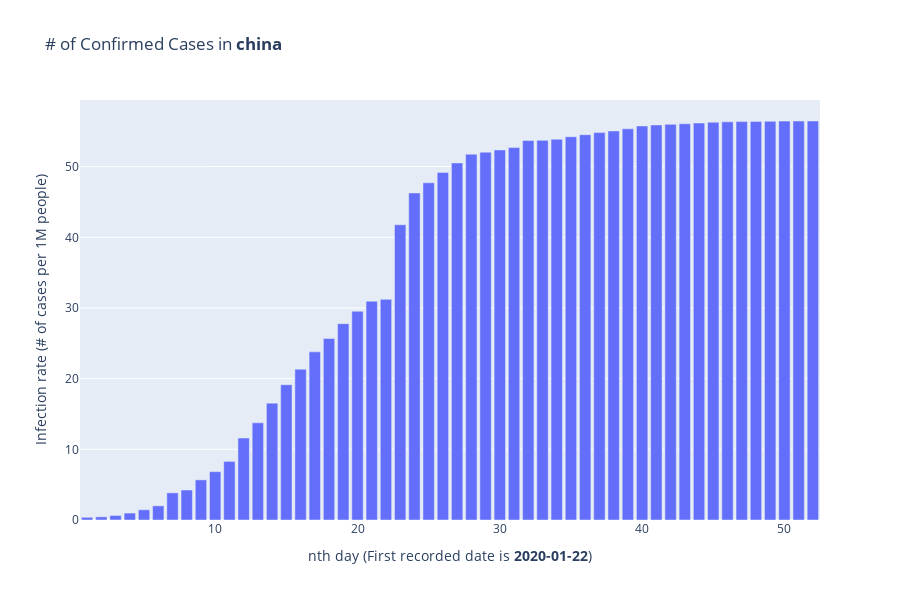

The notebook cell this image was saved under:
### Code cell
# t = avg_confirmed_bar_plot(case_china, 'china')
# t['Infection rate (# of cases per 1M people)'] = t['Cases']/country_pop.get('china')*1000000
# t
avg_confirmed_bar_plot(case_china, 'china')

### Figure 1 — Plotly figure (JSON) as saved in the notebook; plotly's stock layout.template omitted (floating-point values rounded to 4 significant figures)
{"data": [{"alignmentgroup": "True", "hoverlabel": {"namelength": 0}, "hovertemplate": "Day=%{x}<br>Infection rate (# of cases per 1M people)=%{y}", "legendgroup": "", "marker": {"color": "#636efa"}, "name": "", "offsetgroup": "", "orientation": "v", "showlegend": false, "textposition": "auto", "type": "bar", "x": [1, 2, 3, 4, 5, 6, 7, 8, 9, 10, 11, 12, 13, 14, 15, 16, 17, 18, 19, 20, 21, 22, 23, 24, 25, 26, 27, 28, 29, 30, 31, 32, 33, 34, 35, 36, 37, 38, 39, 40, 41, 42, 43, 44, 45, 46, 47, 48, 49, 50, 51, 52], "xaxis": "x", "y": [0.3822, 0.4485, 0.6417, 0.9806, 1.447, 2.007, 3.842, 4.245, 5.678, 6.836, 8.293, 11.6, 13.75, 16.53, 19.14, 21.33, 23.79, 25.68, 27.78, 29.54, 30.96, 31.22, 41.77, 46.28, 47.72, 49.18, 50.52, 51.76, 52.04, 52.36, 52.69, 53.7, 53.72, 53.87, 54.23, 54.52, 54.82, 55.05, 55.35, 55.75, 55.89, 55.98, 56.07, 56.17, 56.28, 56.33, 56.37, 56.4, 56.42, 56.44, 56.45, 56.46], "yaxis": "y"}], "layout": {"barmode": "relative", "height": 600, "legend": {"tracegroupgap": 0}, "title": {"text": "# of Confirmed Cases in <b>china</b>"}, "xaxis": {"anchor": "y", "domain": [0, 1], "title": {"text": "nth day (First recorded date is <b>2020-01-22</b>)"}}, "yaxis": {"anchor": "x", "domain": [0, 1], "title": {"text": "Infection rate (# of cases per 1M people)"}}}}
